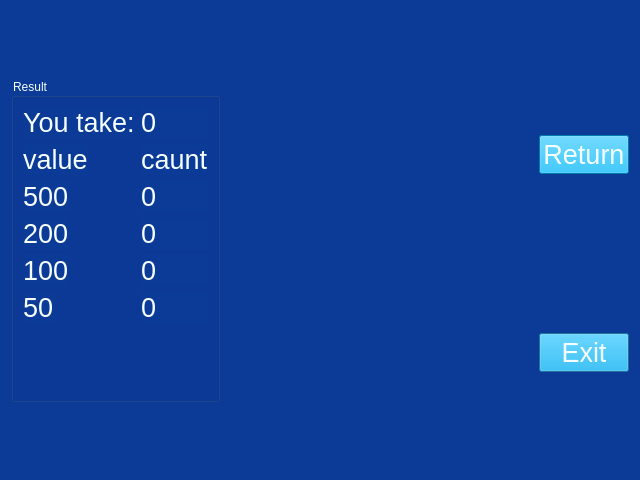
<?xml version="1.0" encoding="UTF-8"?>
<ui version="4.0">
 <class>result</class>
 <widget class="QDialog" name="result">
  <property name="geometry">
   <rect>
    <x>0</x>
    <y>0</y>
    <width>640</width>
    <height>480</height>
   </rect>
  </property>
  <property name="windowTitle">
   <string>Dialog</string>
  </property>
  <property name="styleSheet">
   <string notr="true">background-color: rgb(11, 58, 151);</string>
  </property>
  <layout class="QGridLayout" name="gridLayout">
   <item row="1" column="2">
    <widget class="QPushButton" name="pushButton_3">
     <property name="font">
      <font>
       <pointsize>20</pointsize>
      </font>
     </property>
     <property name="styleSheet">
      <string notr="true">background-color: rgb(1, 174, 238);
color: rgb(246, 255, 255);</string>
     </property>
     <property name="text">
      <string>Exit</string>
     </property>
    </widget>
   </item>
   <item row="0" column="2">
    <widget class="QPushButton" name="pushButton_2">
     <property name="font">
      <font>
       <pointsize>20</pointsize>
      </font>
     </property>
     <property name="styleSheet">
      <string notr="true">background-color: rgb(1, 174, 238);
color: rgb(246, 255, 255);</string>
     </property>
     <property name="text">
      <string>Return</string>
     </property>
    </widget>
   </item>
   <item row="0" column="0" rowspan="2">
    <widget class="QGroupBox" name="groupBox">
     <property name="styleSheet">
      <string notr="true">color: rgb(246, 255, 255);</string>
     </property>
     <property name="title">
      <string>Result</string>
     </property>
     <layout class="QFormLayout" name="formLayout">
      <item row="0" column="0">
       <widget class="QLabel" name="label_13">
        <property name="font">
         <font>
          <pointsize>20</pointsize>
          <weight>50</weight>
          <bold>false</bold>
         </font>
        </property>
        <property name="styleSheet">
         <string notr="true">color: rgb(246, 255, 255);</string>
        </property>
        <property name="text">
         <string>You take:</string>
        </property>
       </widget>
      </item>
      <item row="0" column="1">
       <widget class="QLabel" name="lCash">
        <property name="font">
         <font>
          <pointsize>20</pointsize>
          <weight>50</weight>
          <bold>false</bold>
         </font>
        </property>
        <property name="styleSheet">
         <string notr="true">color: rgb(246, 255, 255);</string>
        </property>
        <property name="text">
         <string>0</string>
        </property>
       </widget>
      </item>
      <item row="2" column="0">
       <widget class="QLabel" name="label_15">
        <property name="font">
         <font>
          <pointsize>20</pointsize>
          <weight>50</weight>
          <bold>false</bold>
         </font>
        </property>
        <property name="styleSheet">
         <string notr="true">color: rgb(246, 255, 255);</string>
        </property>
        <property name="text">
         <string>500</string>
        </property>
       </widget>
      </item>
      <item row="2" column="1">
       <widget class="QLabel" name="lM500">
        <property name="font">
         <font>
          <pointsize>20</pointsize>
          <weight>50</weight>
          <bold>false</bold>
         </font>
        </property>
        <property name="styleSheet">
         <string notr="true">color: rgb(246, 255, 255);</string>
        </property>
        <property name="text">
         <string>0</string>
        </property>
       </widget>
      </item>
      <item row="1" column="0">
       <widget class="QLabel" name="label_17">
        <property name="font">
         <font>
          <pointsize>20</pointsize>
          <weight>50</weight>
          <bold>false</bold>
         </font>
        </property>
        <property name="styleSheet">
         <string notr="true">color: rgb(246, 255, 255);</string>
        </property>
        <property name="text">
         <string>value</string>
        </property>
       </widget>
      </item>
      <item row="1" column="1">
       <widget class="QLabel" name="label_18">
        <property name="font">
         <font>
          <pointsize>20</pointsize>
          <weight>50</weight>
          <bold>false</bold>
         </font>
        </property>
        <property name="styleSheet">
         <string notr="true">color: rgb(246, 255, 255);</string>
        </property>
        <property name="text">
         <string>caunt</string>
        </property>
       </widget>
      </item>
      <item row="3" column="0">
       <widget class="QLabel" name="label_19">
        <property name="font">
         <font>
          <pointsize>20</pointsize>
          <weight>50</weight>
          <bold>false</bold>
         </font>
        </property>
        <property name="styleSheet">
         <string notr="true">color: rgb(246, 255, 255);</string>
        </property>
        <property name="text">
         <string>200</string>
        </property>
       </widget>
      </item>
      <item row="3" column="1">
       <widget class="QLabel" name="lM200">
        <property name="font">
         <font>
          <pointsize>20</pointsize>
          <weight>50</weight>
          <bold>false</bold>
         </font>
        </property>
        <property name="styleSheet">
         <string notr="true">color: rgb(246, 255, 255);</string>
        </property>
        <property name="text">
         <string>0</string>
        </property>
       </widget>
      </item>
      <item row="4" column="1">
       <widget class="QLabel" name="lM100">
        <property name="font">
         <font>
          <pointsize>20</pointsize>
          <weight>50</weight>
          <bold>false</bold>
         </font>
        </property>
        <property name="styleSheet">
         <string notr="true">color: rgb(246, 255, 255);</string>
        </property>
        <property name="text">
         <string>0</string>
        </property>
       </widget>
      </item>
      <item row="4" column="0">
       <widget class="QLabel" name="label_22">
        <property name="font">
         <font>
          <pointsize>20</pointsize>
          <weight>50</weight>
          <bold>false</bold>
         </font>
        </property>
        <property name="styleSheet">
         <string notr="true">color: rgb(246, 255, 255);</string>
        </property>
        <property name="text">
         <string>100</string>
        </property>
       </widget>
      </item>
      <item row="5" column="0">
       <widget class="QLabel" name="label_23">
        <property name="font">
         <font>
          <pointsize>20</pointsize>
          <weight>50</weight>
          <bold>false</bold>
         </font>
        </property>
        <property name="styleSheet">
         <string notr="true">color: rgb(246, 255, 255);</string>
        </property>
        <property name="text">
         <string>50</string>
        </property>
       </widget>
      </item>
      <item row="5" column="1">
       <widget class="QLabel" name="lM50">
        <property name="font">
         <font>
          <pointsize>20</pointsize>
          <weight>50</weight>
          <bold>false</bold>
         </font>
        </property>
        <property name="styleSheet">
         <string notr="true">color: rgb(246, 255, 255);</string>
        </property>
        <property name="text">
         <string>0</string>
        </property>
       </widget>
      </item>
     </layout>
    </widget>
   </item>
   <item row="0" column="1">
    <spacer name="horizontalSpacer">
     <property name="orientation">
      <enum>Qt::Horizontal</enum>
     </property>
     <property name="sizeHint" stdset="0">
      <size>
       <width>40</width>
       <height>20</height>
      </size>
     </property>
    </spacer>
   </item>
  </layout>
 </widget>
 <resources/>
 <connections/>
</ui>
